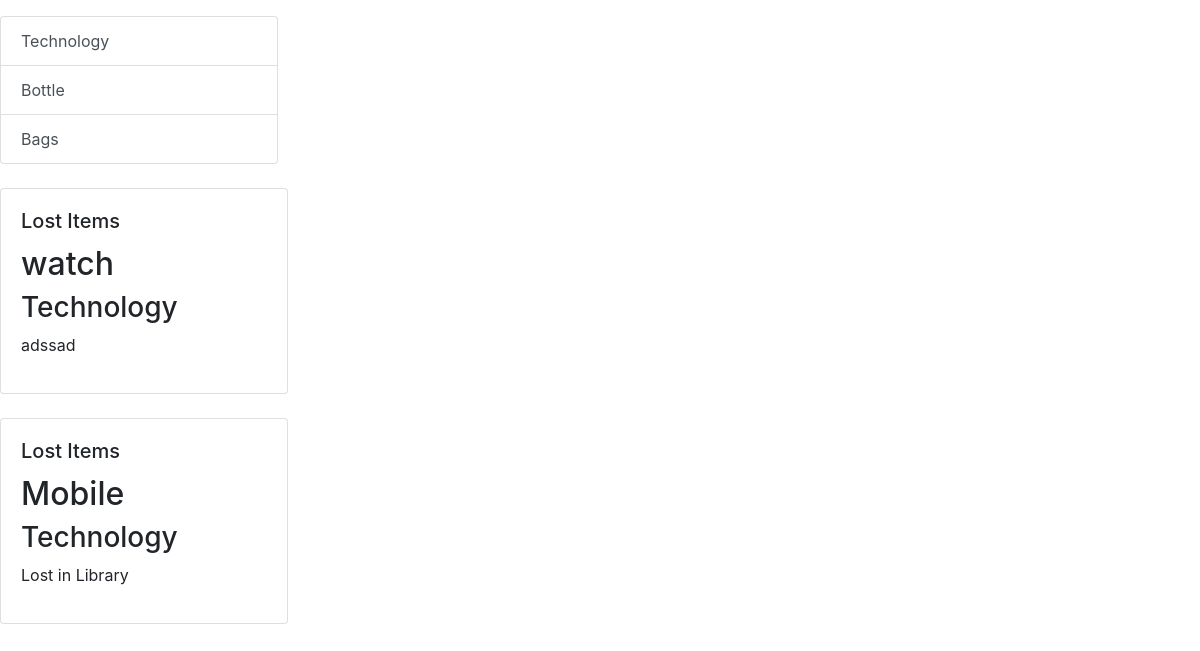
/filter/1/, run on the app's committed database.
### search/models.py (models this page shows, shortened)
class Category(models.Model):
   id=models.AutoField(primary_key=True)
   name=models.CharField(max_length=50)
   def __str__(self):
      return self.name

class LostItem(models.Model):
   name=models.CharField(max_length=50)
   category=models.ForeignKey(Category,on_delete=models.CASCADE,default=1)
   description=models.CharField(max_length=200,default="",blank=True,null=True)

### search/views.py (the view)
# urls.py: path('filter/<int:category_id>/',filter,name="filter")  ,
def filter(request, category_id):
    category = Category.objects.get(id=category_id)
    lostitem = LostItem.objects.filter(category=category)
    data = {"lostitem": lostitem, "category": Category.objects.all()}
    return render(request, 'search/filter.html', data)

### search/templates/search/filter.html (shortened to what this page needs)
<!doctype html>
<html lang="en">
  <head>
    <link rel="stylesheet" href="https://cdn.jsdelivr.net/npm/bootstrap@4.0.0/dist/css/bootstrap.min.css">
  </head>
  <body>
<div class="cotainer-fluid mt-3">
    <div class="row">
        <div class="col-lg-3">
            {% for category in category %}
            <a href="{% url 'filter' category.id %}" class="list-group-item list-group-item-action">{{ category.name }}</a>
            {%endfor%}
        </div>
    </div>
</div>
<br>
{% for items in lostitem %}
<div class="card mg-52" style="width: 18rem; ">
    <div class="card-body">
      <h5 class="card-title">Lost Items</h5>
      <h2>{{items.name}}</h2>
      <h3>{{items.category}}</h3>
      <p>{{items.description}}</p>
    </div>
  </div><br>
  {% endfor %}
  </body>
</html>

### data on the page
Category: name "Technology"
Category: name "Bottle"
Category: name "Bags"
LostItem: name "watch", category "Technology", description "adssad"
LostItem: name "Mobile", category "Technology", description "Lost in Library"
